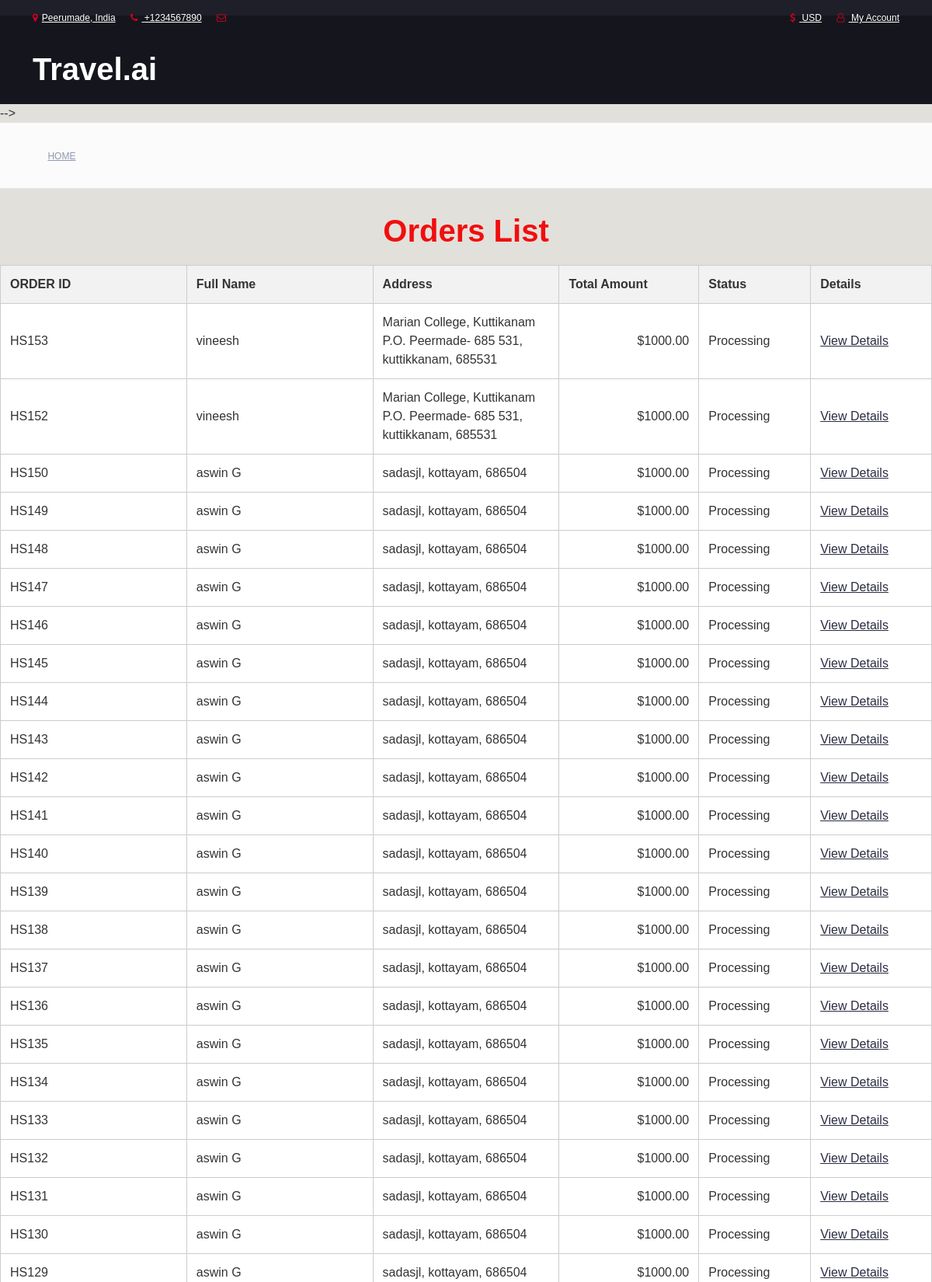
/adminpageorder/ (signed in, upper part), run on the app's committed database.
### myapp/models.py (models this page shows, shortened)
class Order(models.Model):
    STATUS_CHOICES = [
        ('processing', 'Processing'),
        ('out_for_delivery', 'Out for Delivery'),
        ('shipped', 'Shipped'),
        ('delivered', 'Delivered'),
    ]
    user = models.ForeignKey(settings.AUTH_USER_MODEL, on_delete=models.CASCADE)
    fullname = models.CharField(max_length=255)
    address = models.CharField(max_length=255)
    city = models.CharField(max_length=100)
    postal_code = models.CharField(max_length=10)
    total_amount = models.DecimalField(max_digits=10, decimal_places=2)
    status = models.CharField(max_length=20, choices=STATUS_CHOICES, default='processing')
    created_at = models.DateTimeField(auto_now_add=True)
    delivered_at = models.DateTimeField(null=True, blank=True)  # Optional field for tracking delivery time

### myapp/views.py (the view)
# urls.py: path('adminpageorder/', views.admin_order_view, name='adminorders'),
@login_required
def admin_order_view(request):
    orders = Order.objects.all()
    context = {'orders': orders}
    return render(request, 'order_list_and_detail.html', context)

### myapp/templates/order_list_and_detail.html (shortened to what this page needs)
{% load static %}
<!DOCTYPE html>
<html lang="en">
<head>
    <link href="https://cdn.jsdelivr.net/npm/bootstrap@5.3.3/dist/css/bootstrap.min.css" rel="stylesheet">
    <link rel="stylesheet" href="{% static 'css/font-awesome.min.css' %}">
    <link type="text/css" rel="stylesheet" href="{% static 'css/style.css' %}">
</head>
<body>
    <header>
        <div id="top-header">
            <div class="container">
                <ul class="header-links pull-left">
                    <li><a href="#"><i class="fa fa-map-marker"></i>Peerumade, India</a></li>
                    <li><a href="#"><i class="fa fa-phone"></i> +1234567890</a></li>
                    <li><a href="#"><i class="fa fa-envelope-o"></i></a></li>
                  </ul>
                <ul class="header-links pull-right">
                    <li><a href="#"><i class="fa fa-dollar"></i> USD</a></li>
                    <li><a href="#"><i class="fa fa-user-o"></i> My Account</a></li>
                </ul>
            </div>
        </div>
        <div id="header">
            <div class="container">
                <div class="row">
                    <div class="col-md-3">
                      <div class="col-md-3 pt-4">
                        <span class="text-white fw-bold fs-1">Travel.ai</span>
                      </div>
                    </div>
                        </div>
                    </div>
                </div>
    </header>
    </nav> -->
    <div id="breadcrumb" class="section">
        <div class="container">
            <div class="row">
                <div class="col-md-12">
                    <ul class="breadcrumb-tree">
                        <li><a href="{%url 'adminpage'%}">Home</a></li>
                    </ul>
                </div>
            </div>
        </div>
    </div>
    <body>
        <h1>Orders List</h1>
        <table>
          <thead>
              <tr>
                  <th>ORDER ID</th>
                  <th>Full Name</th>
                  <th>Address</th>
                  <th>Total Amount</th>
                  <th>Status</th>
                  <th>Details</th>
              </tr>
          </thead>
          <tbody>
              {% for order in orders reversed %}
              {% if request.user.is_superuser or order.user == request.user %}
              <tr class="{{ order.status }} animate_animated animate_fadeInUp">
                  <td>HS{{ order.id }}</td>
                  <td>{{ order.fullname }}</td>
                  <td>{{ order.address }}, {{ order.city }}, {{ order.postal_code }}</td>
                  <td>${{ order.total_amount }}</td>
                  <td>{{ order.get_status_display }}</td>
                  <td><a href="{% url 'order_detail' order.id %}" class="view-details-link">View Details</a></td>
              </tr>
              {% endif %}
              {% endfor %}
          </tbody>
      </table>
      </body>
</body>
</html>

### myapp/static/css/style.css (style rules this page uses)
body { font-family: 'Montserrat', sans-serif; font-weight: 400; color: #333; }
h1, h2, h3, h4, h5, h6 { color: #2B2D42; font-weight: 700; margin: 0 0 10px; }
a { color: #2B2D42; font-weight: 500; -webkit-transition: 0.2s color; transition: 0.2s color; }
ul, ol { margin: 0; padding: 0; list-style: none }
.section { padding-top: 30px; padding-bottom: 30px; }
#breadcrumb { padding: 30px 0px; background: #FBFBFC; border-bottom: 1px solid #E4E7ED; margin-bottom: 30px; }
#breadcrumb .breadcrumb-tree { display: inline-block; }
#breadcrumb .breadcrumb-tree li { display: inline-block; font-size: 12px; font-weight: 500; text-transform: uppercase; }
#breadcrumb .breadcrumb-tree li a { color: #8D99AE; }
#top-header { padding-top: 10px; padding-bottom: 10px; background-color: #1E1F29; }
.header-links li { display: inline-block; margin-right: 15px; font-size: 12px; }
.header-links li:last-child { margin-right: 0px; }
.header-links li a { color: #FFF; }
.header-links li i { color: #D10024; margin-right: 5px; }
#header { padding-top: 15px; padding-bottom: 15px; background-color: #15161D; }

### myapp/templates/order_list_and_detail.html (style rules this page uses)
body { font-family: Arial, sans-serif; margin: 0; padding: 0; background-color: #e2e0db; }
h1 { text-align: center; margin: 20px 0; color: #f10e0e; }
table { width: 100%; border-collapse: collapse; border: 1px solid #e13a3a; background-color: #ffffff; }
th, td { padding: 12px; border: 1px solid #ccc; }
th { background-color: #f2f2f2; color: #333; text-align: left; }
td:first-child, td:nth-child(2), td:nth-child(3) { width: 20%; }
td:nth-child(4) { width: 15%; text-align: right; }

### data on the page
Order: id "153", fullname "vineesh", address "Marian College, Kuttikanam P.O. Peermade- 685 531", city "kuttikkanam", postal_code "685531", total_amount "1000.00", status "Processing"
Order: id "152", fullname "vineesh", address "Marian College, Kuttikanam P.O. Peermade- 685 531", city "kuttikkanam", postal_code "685531", total_amount "1000.00", status "Processing"
Order: id "150", fullname "aswin G", address "sadasjl", city "kottayam", postal_code "686504", total_amount "1000.00", status "Processing"
Order: id "149", fullname "aswin G", address "sadasjl", city "kottayam", postal_code "686504", total_amount "1000.00", status "Processing"
Order: id "148", fullname "aswin G", address "sadasjl", city "kottayam", postal_code "686504", total_amount "1000.00", status "Processing"
Order: id "147", fullname "aswin G", address "sadasjl", city "kottayam", postal_code "686504", total_amount "1000.00", status "Processing"
Order: id "146", fullname "aswin G", address "sadasjl", city "kottayam", postal_code "686504", total_amount "1000.00", status "Processing"
Order: id "145", fullname "aswin G", address "sadasjl", city "kottayam", postal_code "686504", total_amount "1000.00", status "Processing"
Order: id "144", fullname "aswin G", address "sadasjl", city "kottayam", postal_code "686504", total_amount "1000.00", status "Processing"
Order: id "143", fullname "aswin G", address "sadasjl", city "kottayam", postal_code "686504", total_amount "1000.00", status "Processing"
Order: id "142", fullname "aswin G", address "sadasjl", city "kottayam", postal_code "686504", total_amount "1000.00", status "Processing"
Order: id "141", fullname "aswin G", address "sadasjl", city "kottayam", postal_code "686504", total_amount "1000.00", status "Processing"
Order: id "140", fullname "aswin G", address "sadasjl", city "kottayam", postal_code "686504", total_amount "1000.00", status "Processing"
Order: id "139", fullname "aswin G", address "sadasjl", city "kottayam", postal_code "686504", total_amount "1000.00", status "Processing"
Order: id "138", fullname "aswin G", address "sadasjl", city "kottayam", postal_code "686504", total_amount "1000.00", status "Processing"
Order: id "137", fullname "aswin G", address "sadasjl", city "kottayam", postal_code "686504", total_amount "1000.00", status "Processing"
Order: id "136", fullname "aswin G", address "sadasjl", city "kottayam", postal_code "686504", total_amount "1000.00", status "Processing"
Order: id "135", fullname "aswin G", address "sadasjl", city "kottayam", postal_code "686504", total_amount "1000.00", status "Processing"
Order: id "134", fullname "aswin G", address "sadasjl", city "kottayam", postal_code "686504", total_amount "1000.00", status "Processing"
Order: id "133", fullname "aswin G", address "sadasjl", city "kottayam", postal_code "686504", total_amount "1000.00", status "Processing"
Order: id "132", fullname "aswin G", address "sadasjl", city "kottayam", postal_code "686504", total_amount "1000.00", status "Processing"
Order: id "131", fullname "aswin G", address "sadasjl", city "kottayam", postal_code "686504", total_amount "1000.00", status "Processing"
Order: id "130", fullname "aswin G", address "sadasjl", city "kottayam", postal_code "686504", total_amount "1000.00", status "Processing"
Order: id "129", fullname "aswin G", address "sadasjl", city "kottayam", postal_code "686504", total_amount "1000.00", status "Processing"
